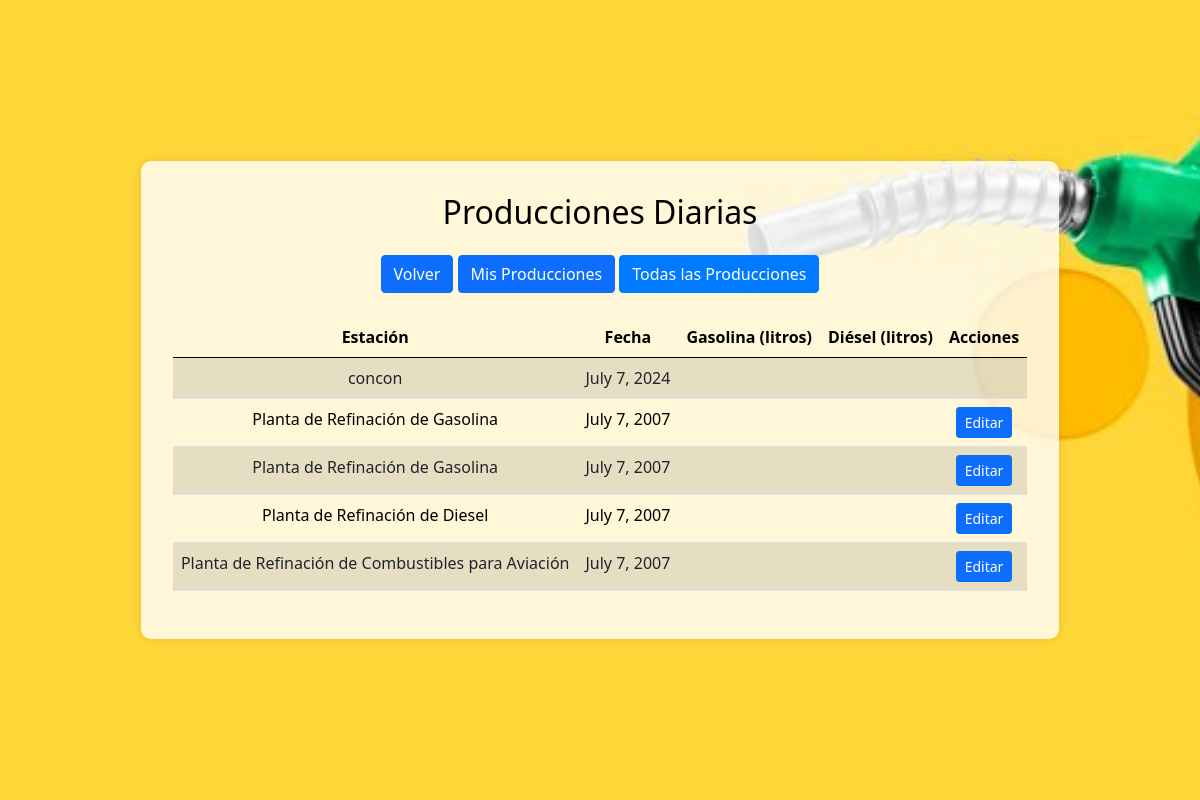
Before: /producciones/?filtro=todas (signed in) with the older database file.
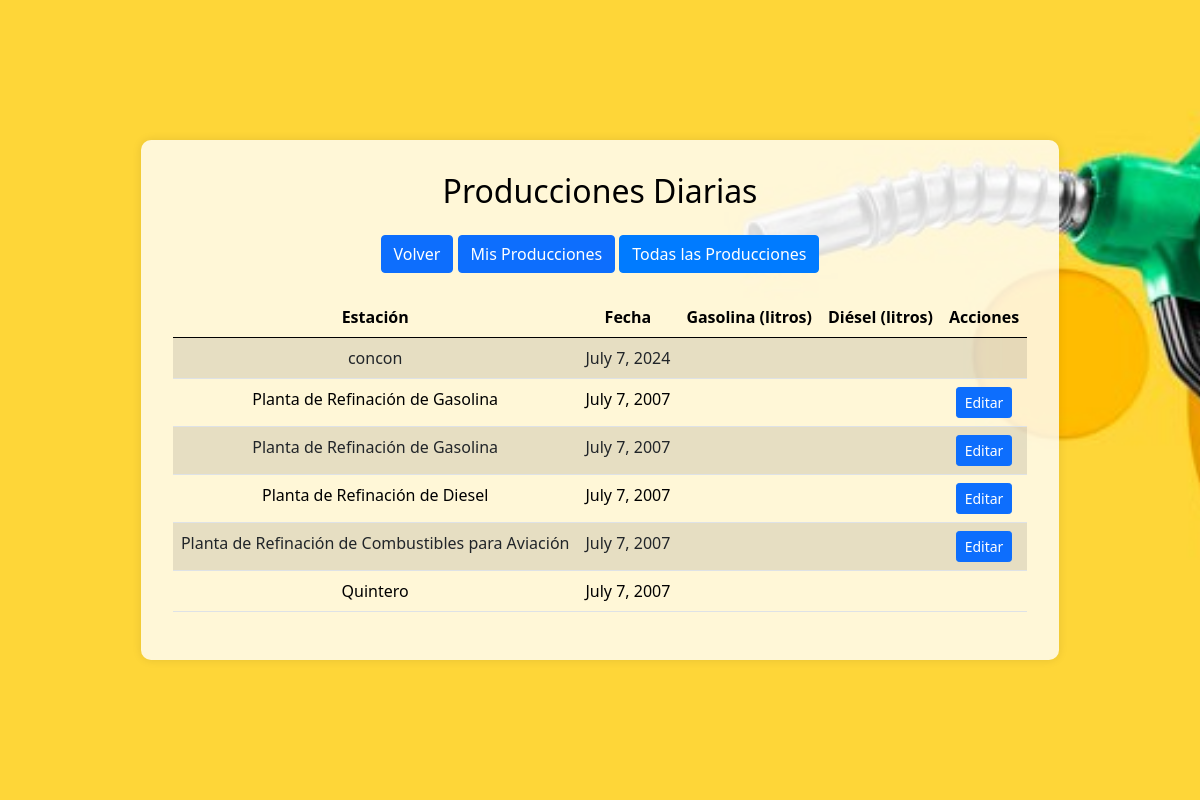
After: the same page with the newer database file.
### myapp/models.py (models this page shows, shortened)
class ProduccionDiaria(models.Model):
    estacion=models.CharField(max_length=100)
    turno=models.CharField(max_length=2) #AM PM MM
    fecha=models.DateField()
    hora=models.TimeField(default='00:00')
    litrosProduccion=models.DecimalField(max_digits=10, decimal_places=2)
    codigoPlanta=models.CharField(max_length=5, default='') #PRG, PRD, PRA
    codigoCombustible=models.CharField(max_length=5, default='') #G93, G95, G97, DIE, DIP, JA1, AVG
    operador=models.ForeignKey(User, on_delete=models.CASCADE, related_name='producciones')

### myapp/views.py (the view)
# urls.py: path('producciones/', views.lista_producciones_view, name='lista_producciones'),
@login_required
@group_required('Operador')
def lista_producciones_view(request):
    filtro = request.GET.get('filtro', 'mis')
    if filtro == 'todas':
        producciones = ProduccionDiaria.objects.all()
    else:
        producciones = ProduccionDiaria.objects.filter(operador=request.user)
    return render(request, 'lista_producciones.html', {'producciones': producciones, 'filtro': filtro})

### myapp/templates/lista_producciones.html (shortened to what this page needs)
<!DOCTYPE html>
{% load static %}
<html lang="en">
<head>
    <link href="https://cdn.jsdelivr.net/npm/bootstrap@5.0.2/dist/css/bootstrap.min.css" rel="stylesheet">
</head>
<body>
    <div class="jumbotron">
        <div class="panel-container">
            <h2 class="mb-4 text-center">Producciones Diarias</h2>
            <div class="mb-4 text-center">
                <a href="{% url 'panel' %}" class="btn btn-primary">Volver</a>
                <a href="?filtro=mis" class="btn btn-primary {% if filtro == 'mis' %}active{% endif %}">Mis Producciones</a>
                <a href="?filtro=todas" class="btn btn-primary {% if filtro == 'todas' %}active{% endif %}">Todas las Producciones</a>
            </div>
            <table class="table table-striped">
                <thead>
                    <tr>
                        <th>Estación</th>
                        <th>Fecha</th>
                        <th>Gasolina (litros)</th>
                        <th>Diésel (litros)</th>
                        <th>Acciones</th>
                    </tr>
                </thead>
                <tbody>
                    {% for produccion in producciones %}
                    <tr>
                        <td>{{ produccion.estacion }}</td>
                        <td>{{ produccion.fecha }}</td>
                        <td>{{ produccion.gasolina }}</td>
                        <td>{{ produccion.diesel }}</td>
                        <td>
                            {% if produccion.operador == user %}
                            <a href="{% url 'editar_produccion' produccion.pk %}" class="btn btn-sm btn-primary">Editar</a>
                            {% endif %}
                        </td>
                    </tr>
                    {% endfor %}
                </tbody>
            </table>
        </div>
    </div>
</body>
</html>

Changed rows visible on the page:
added ProduccionDiaria: estacion "Quintero", fecha "July 7, 2007"
